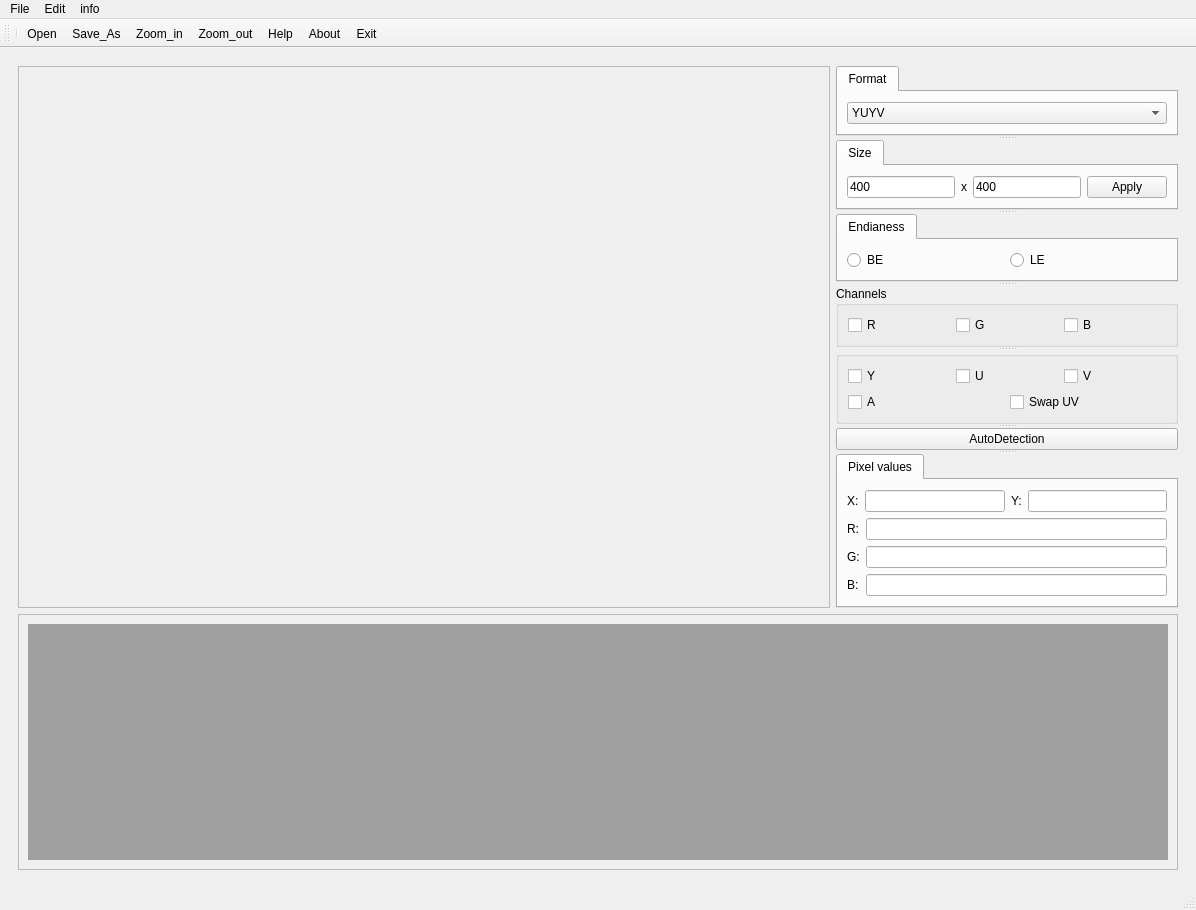
<?xml version="1.0" encoding="UTF-8"?>
<ui version="4.0">
 <class>MainWindow</class>
 <widget class="QMainWindow" name="MainWindow">
  <property name="geometry">
   <rect>
    <x>0</x>
    <y>0</y>
    <width>1196</width>
    <height>910</height>
   </rect>
  </property>
  <property name="windowTitle">
   <string>MainWindow</string>
  </property>
  <property name="styleSheet">
   <string notr="true"/>
  </property>
  <widget class="QWidget" name="centralwidget">
   <layout class="QGridLayout" name="gridLayout_4">
    <item row="0" column="0">
     <widget class="QWidget" name="widget" native="true">
      <layout class="QGridLayout" name="gridLayout_6">
       <item row="0" column="0">
        <widget class="QScrollArea" name="scrollArea_2">
         <property name="styleSheet">
          <string notr="true">gridline-color: rgb(7, 148, 229);</string>
         </property>
         <property name="widgetResizable">
          <bool>true</bool>
         </property>
         <widget class="QWidget" name="scrollAreaWidgetContents_2">
          <property name="geometry">
           <rect>
            <x>0</x>
            <y>0</y>
            <width>722</width>
            <height>633</height>
           </rect>
          </property>
          <layout class="QGridLayout" name="gridLayout_3">
           <item row="0" column="0">
            <widget class="QLabel" name="label_img">
             <property name="text">
              <string/>
             </property>
            </widget>
           </item>
          </layout>
         </widget>
        </widget>
       </item>
       <item row="0" column="1">
        <widget class="QSplitter" name="splitter">
         <property name="orientation">
          <enum>Qt::Vertical</enum>
         </property>
         <widget class="QTabWidget" name="tabWidget_4">
          <property name="styleSheet">
           <string notr="true"/>
          </property>
          <property name="currentIndex">
           <number>0</number>
          </property>
          <widget class="QWidget" name="tab_3">
           <property name="styleSheet">
            <string notr="true"/>
           </property>
           <attribute name="title">
            <string>Format</string>
           </attribute>
           <layout class="QVBoxLayout" name="verticalLayout_2">
            <item>
             <widget class="QComboBox" name="comb_format">
              <property name="currentIndex">
               <number>0</number>
              </property>
              <item>
               <property name="text">
                <string>YUYV</string>
               </property>
              </item>
              <item>
               <property name="text">
                <string>UYVY</string>
               </property>
              </item>
              <item>
               <property name="text">
                <string>YVYU</string>
               </property>
              </item>
              <item>
               <property name="text">
                <string>VYUY</string>
               </property>
              </item>
              <item>
               <property name="text">
                <string>BGR3</string>
               </property>
              </item>
              <item>
               <property name="text">
                <string>RGB3</string>
               </property>
              </item>
              <item>
               <property name="text">
                <string>XR24</string>
               </property>
              </item>
              <item>
               <property name="text">
                <string>RGBP</string>
               </property>
              </item>
             </widget>
            </item>
           </layout>
          </widget>
         </widget>
         <widget class="QTabWidget" name="tabWidget_3">
          <property name="currentIndex">
           <number>0</number>
          </property>
          <widget class="QWidget" name="tab_2">
           <attribute name="title">
            <string>Size</string>
           </attribute>
           <layout class="QVBoxLayout" name="verticalLayout_5">
            <item>
             <layout class="QHBoxLayout" name="horizontalLayout_7">
              <item>
               <layout class="QHBoxLayout" name="horizontalLayout_2">
                <item>
                 <widget class="QLineEdit" name="LineEdit_width">
                  <property name="text">
                   <string>400</string>
                  </property>
                 </widget>
                </item>
                <item>
                 <widget class="QLabel" name="label">
                  <property name="text">
                   <string>x</string>
                  </property>
                 </widget>
                </item>
                <item>
                 <widget class="QLineEdit" name="LineEdit_height">
                  <property name="text">
                   <string>400</string>
                  </property>
                 </widget>
                </item>
               </layout>
              </item>
              <item>
               <widget class="QPushButton" name="apply_button">
                <property name="text">
                 <string>Apply</string>
                </property>
               </widget>
              </item>
             </layout>
            </item>
           </layout>
          </widget>
         </widget>
         <widget class="QTabWidget" name="tabWidget">
          <property name="currentIndex">
           <number>0</number>
          </property>
          <widget class="QWidget" name="tab">
           <attribute name="title">
            <string>Endianess</string>
           </attribute>
           <layout class="QVBoxLayout" name="verticalLayout_4">
            <item>
             <layout class="QHBoxLayout" name="horizontalLayout">
              <item>
               <widget class="QRadioButton" name="radiobutton_be">
                <property name="text">
                 <string>BE</string>
                </property>
               </widget>
              </item>
              <item>
               <widget class="QRadioButton" name="radiobutton_le">
                <property name="text">
                 <string>LE</string>
                </property>
               </widget>
              </item>
             </layout>
            </item>
           </layout>
          </widget>
         </widget>
         <widget class="QGroupBox" name="group_rgb">
          <property name="title">
           <string>Channels</string>
          </property>
          <layout class="QVBoxLayout" name="verticalLayout_6">
           <item>
            <layout class="QHBoxLayout" name="horizontalLayout_4">
             <item>
              <widget class="QCheckBox" name="checkbox_r">
               <property name="text">
                <string>R</string>
               </property>
              </widget>
             </item>
             <item>
              <widget class="QCheckBox" name="checkbox_g">
               <property name="text">
                <string>G</string>
               </property>
              </widget>
             </item>
             <item>
              <widget class="QCheckBox" name="checkbox_b">
               <property name="text">
                <string>B</string>
               </property>
              </widget>
             </item>
            </layout>
           </item>
          </layout>
         </widget>
         <widget class="QGroupBox" name="group_yuv">
          <property name="title">
           <string/>
          </property>
          <layout class="QVBoxLayout" name="verticalLayout_3">
           <item>
            <layout class="QHBoxLayout" name="horizontalLayout_6">
             <item>
              <widget class="QCheckBox" name="checkbox_y">
               <property name="text">
                <string>Y</string>
               </property>
               <property name="checked">
                <bool>false</bool>
               </property>
               <property name="tristate">
                <bool>true</bool>
               </property>
              </widget>
             </item>
             <item>
              <widget class="QCheckBox" name="checkbox_u">
               <property name="text">
                <string>U</string>
               </property>
               <property name="checked">
                <bool>false</bool>
               </property>
              </widget>
             </item>
             <item>
              <widget class="QCheckBox" name="checkbox_v">
               <property name="text">
                <string>V</string>
               </property>
               <property name="checked">
                <bool>false</bool>
               </property>
              </widget>
             </item>
            </layout>
           </item>
           <item>
            <layout class="QHBoxLayout" name="horizontalLayout_5">
             <item>
              <widget class="QCheckBox" name="checkbox__a_yuv">
               <property name="text">
                <string>A</string>
               </property>
              </widget>
             </item>
             <item>
              <widget class="QCheckBox" name="checkbox_swap">
               <property name="text">
                <string>Swap UV</string>
               </property>
              </widget>
             </item>
            </layout>
           </item>
          </layout>
         </widget>
         <widget class="QPushButton" name="pushbutton_autodetection">
          <property name="text">
           <string>AutoDetection</string>
          </property>
         </widget>
         <widget class="QTabWidget" name="tabWidget_2">
          <property name="currentIndex">
           <number>0</number>
          </property>
          <widget class="QWidget" name="tab_PValues">
           <attribute name="title">
            <string>Pixel values</string>
           </attribute>
           <layout class="QGridLayout" name="gridLayout_2">
            <item row="0" column="0">
             <layout class="QVBoxLayout" name="verticalLayout">
              <item>
               <layout class="QHBoxLayout" name="horizontalLayout_3">
                <item>
                 <widget class="QLabel" name="txt_PixelValue_X">
                  <property name="text">
                   <string>X:</string>
                  </property>
                 </widget>
                </item>
                <item>
                 <widget class="QLineEdit" name="UserInput_PixelValue_X"/>
                </item>
                <item>
                 <widget class="QLabel" name="txt_PixelValue_Y">
                  <property name="text">
                   <string>Y:</string>
                  </property>
                 </widget>
                </item>
                <item>
                 <widget class="QLineEdit" name="UserInput_PixelValue_Y"/>
                </item>
               </layout>
              </item>
              <item>
               <layout class="QGridLayout" name="gridLayout_5">
                <item row="2" column="1">
                 <widget class="QLineEdit" name="UserInput_PixelValue_B"/>
                </item>
                <item row="1" column="0">
                 <widget class="QLabel" name="txt_PixelValue_G">
                  <property name="text">
                   <string>G:</string>
                  </property>
                 </widget>
                </item>
                <item row="0" column="0">
                 <widget class="QLabel" name="txt_PixelValue_R">
                  <property name="text">
                   <string>R:</string>
                  </property>
                 </widget>
                </item>
                <item row="1" column="1">
                 <widget class="QLineEdit" name="UserInput_PixelValue_G"/>
                </item>
                <item row="0" column="1">
                 <widget class="QLineEdit" name="UserInput_PixelValue_R"/>
                </item>
                <item row="2" column="0">
                 <widget class="QLabel" name="txt_PixelValue_B">
                  <property name="text">
                   <string>B:</string>
                  </property>
                 </widget>
                </item>
               </layout>
              </item>
             </layout>
            </item>
           </layout>
          </widget>
         </widget>
        </widget>
       </item>
       <item row="1" column="0" colspan="2">
        <widget class="QScrollArea" name="scrollArea">
         <property name="widgetResizable">
          <bool>true</bool>
         </property>
         <widget class="QWidget" name="scrollAreaWidgetContents">
          <property name="geometry">
           <rect>
            <x>0</x>
            <y>0</y>
            <width>1158</width>
            <height>144</height>
           </rect>
          </property>
          <layout class="QGridLayout" name="gridLayout">
           <item row="0" column="0">
            <widget class="QMdiArea" name="mdiArea"/>
           </item>
          </layout>
         </widget>
        </widget>
       </item>
      </layout>
     </widget>
    </item>
   </layout>
  </widget>
  <widget class="QMenuBar" name="menubar">
   <property name="geometry">
    <rect>
     <x>0</x>
     <y>0</y>
     <width>1196</width>
     <height>25</height>
    </rect>
   </property>
   <widget class="QMenu" name="menuFile">
    <property name="title">
     <string>File</string>
    </property>
    <addaction name="actionOpen"/>
    <addaction name="actionSave_As"/>
    <addaction name="actionExit"/>
   </widget>
   <widget class="QMenu" name="menuEdit">
    <property name="title">
     <string>Edit</string>
    </property>
    <addaction name="actionZoom_in"/>
    <addaction name="actionZoom_out"/>
   </widget>
   <widget class="QMenu" name="menuImages">
    <property name="title">
     <string>info</string>
    </property>
    <addaction name="actionHelp"/>
    <addaction name="actionAbout"/>
   </widget>
   <addaction name="menuFile"/>
   <addaction name="menuEdit"/>
   <addaction name="menuImages"/>
  </widget>
  <widget class="QStatusBar" name="statusbar"/>
  <widget class="QToolBar" name="toolBar">
   <property name="windowTitle">
    <string>toolBar</string>
   </property>
   <property name="styleSheet">
    <string notr="true">selection-color: rgb(7, 148, 229);</string>
   </property>
   <attribute name="toolBarArea">
    <enum>TopToolBarArea</enum>
   </attribute>
   <attribute name="toolBarBreak">
    <bool>false</bool>
   </attribute>
   <addaction name="separator"/>
   <addaction name="actionOpen"/>
   <addaction name="actionSave_As"/>
   <addaction name="actionZoom_in"/>
   <addaction name="actionZoom_out"/>
   <addaction name="actionHelp"/>
   <addaction name="actionAbout"/>
   <addaction name="actionExit"/>
  </widget>
  <action name="actionOpen">
   <property name="icon">
    <iconset resource="icon/open.qrc">
     <normaloff>:/open/open.qrc</normaloff>
     <normalon>:/open/open.png</normalon>
     <activeoff>:/open/open.png</activeoff>
     <activeon>:/open/open.png</activeon>
     <selectedoff>:/open/open.png</selectedoff>
     <selectedon>:/open/open.png</selectedon>:/open/open.qrc</iconset>
   </property>
   <property name="text">
    <string>Open</string>
   </property>
   <property name="shortcut">
    <string>Ctrl+O</string>
   </property>
  </action>
  <action name="actionSave_As">
   <property name="icon">
    <iconset resource="icon/save.qrc">
     <normaloff>:/save/save.png</normaloff>:/save/save.png</iconset>
   </property>
   <property name="text">
    <string>Save_As</string>
   </property>
   <property name="shortcut">
    <string>Ctrl+S</string>
   </property>
  </action>
  <action name="actionExit">
   <property name="icon">
    <iconset resource="icon/exit.qrc">
     <normaloff>:/exit/exit.png</normaloff>:/exit/exit.png</iconset>
   </property>
   <property name="text">
    <string>Exit</string>
   </property>
   <property name="shortcut">
    <string>Ctrl+Q</string>
   </property>
  </action>
  <action name="actionZoom_in">
   <property name="icon">
    <iconset resource="icon/zoomin.qrc">
     <normaloff>:/zoomin/zoomin.png</normaloff>:/zoomin/zoomin.png</iconset>
   </property>
   <property name="text">
    <string>Zoom_in</string>
   </property>
   <property name="shortcut">
    <string>Ctrl+=</string>
   </property>
  </action>
  <action name="actionZoom_out">
   <property name="icon">
    <iconset resource="icon/zoomout.qrc">
     <normaloff>:/zoomout/zoomout.png</normaloff>:/zoomout/zoomout.png</iconset>
   </property>
   <property name="text">
    <string>Zoom_out</string>
   </property>
   <property name="shortcut">
    <string>Ctrl+-</string>
   </property>
  </action>
  <action name="actionHelp">
   <property name="icon">
    <iconset resource="icon/help.qrc">
     <normaloff>:/help/help.png</normaloff>:/help/help.png</iconset>
   </property>
   <property name="text">
    <string>Help</string>
   </property>
   <property name="shortcut">
    <string>Ctrl+H</string>
   </property>
  </action>
  <action name="actionAbout">
   <property name="icon">
    <iconset resource="icon/about.qrc">
     <normaloff>:/about/about.png</normaloff>:/about/about.png</iconset>
   </property>
   <property name="text">
    <string>About</string>
   </property>
   <property name="shortcut">
    <string>Ctrl+A</string>
   </property>
  </action>
 </widget>
 <resources>
  <include location="icon/about.qrc"/>
  <include location="icon/exit.qrc"/>
  <include location="icon/help.qrc"/>
  <include location="icon/open.qrc"/>
  <include location="icon/save.qrc"/>
  <include location="icon/zoomin.qrc"/>
  <include location="icon/zoomout.qrc"/>
 </resources>
 <connections/>
</ui>
